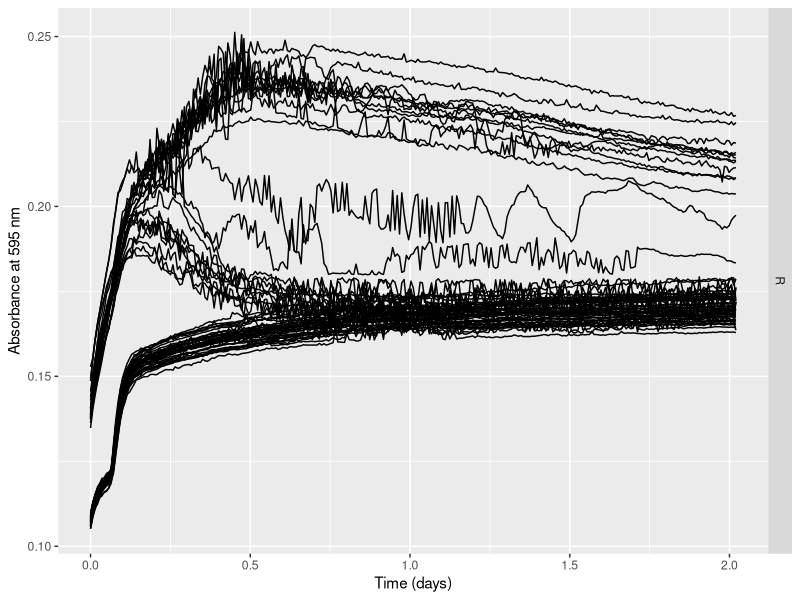
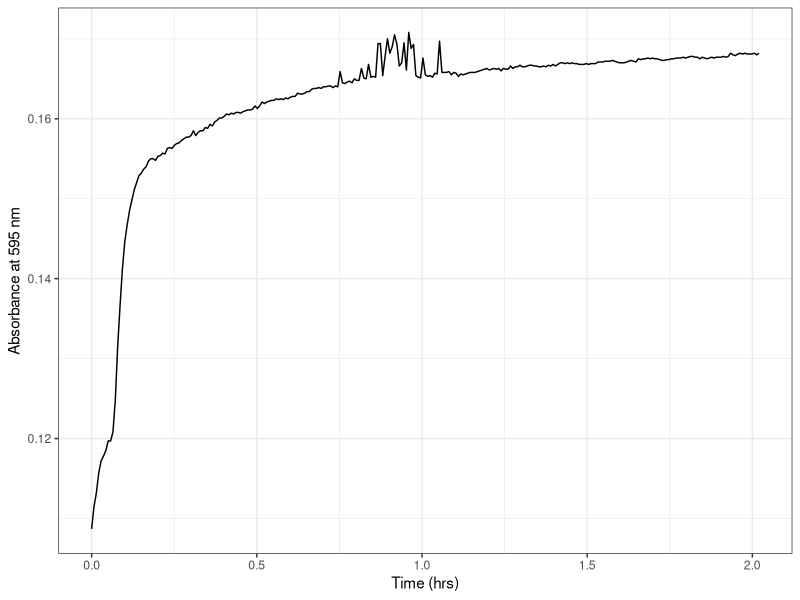
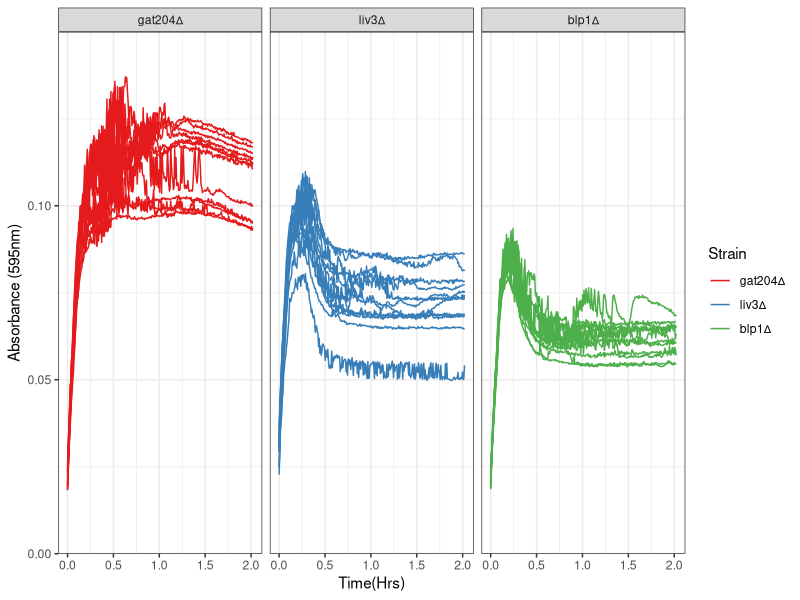
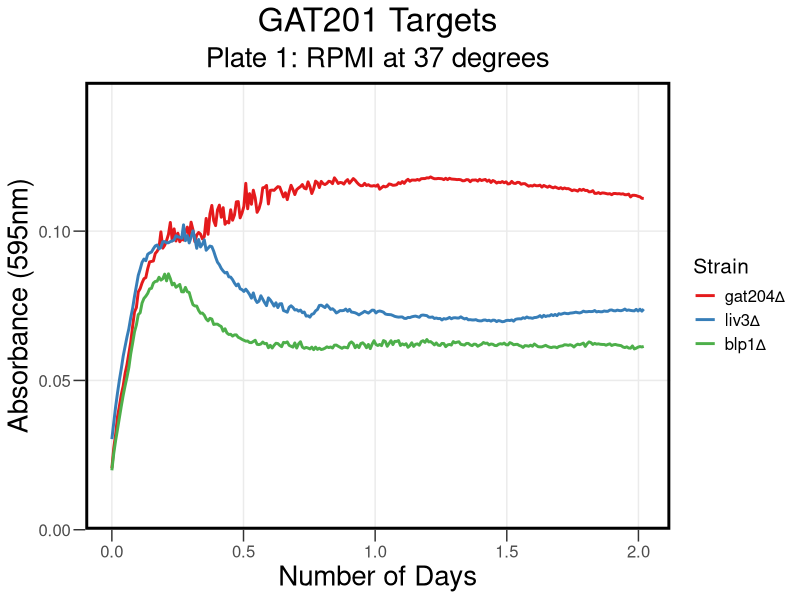
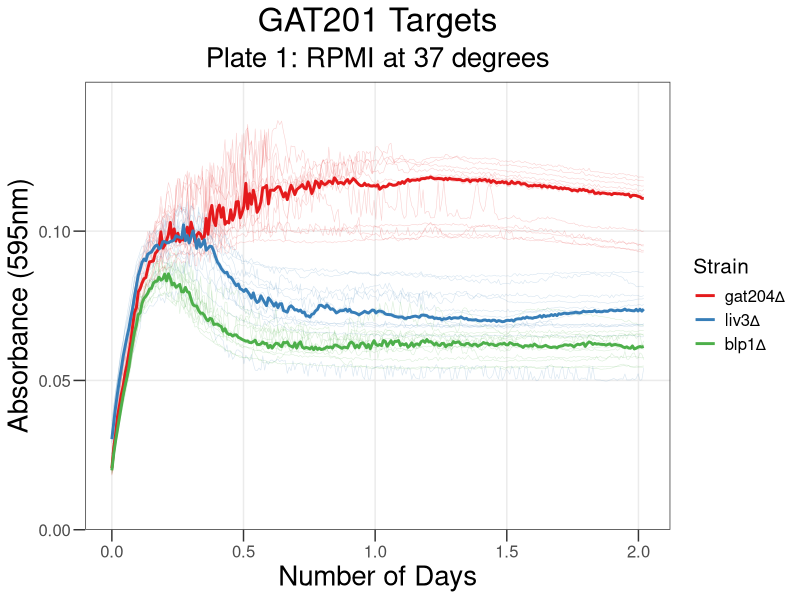
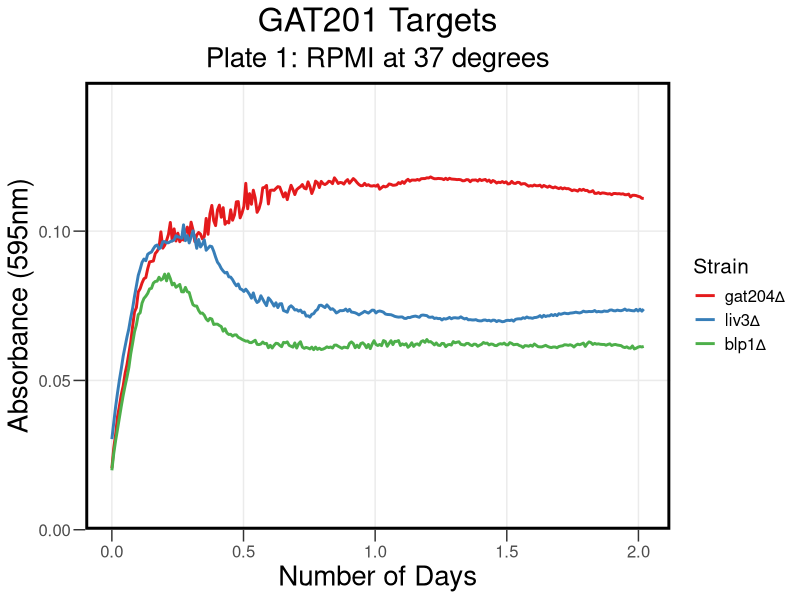
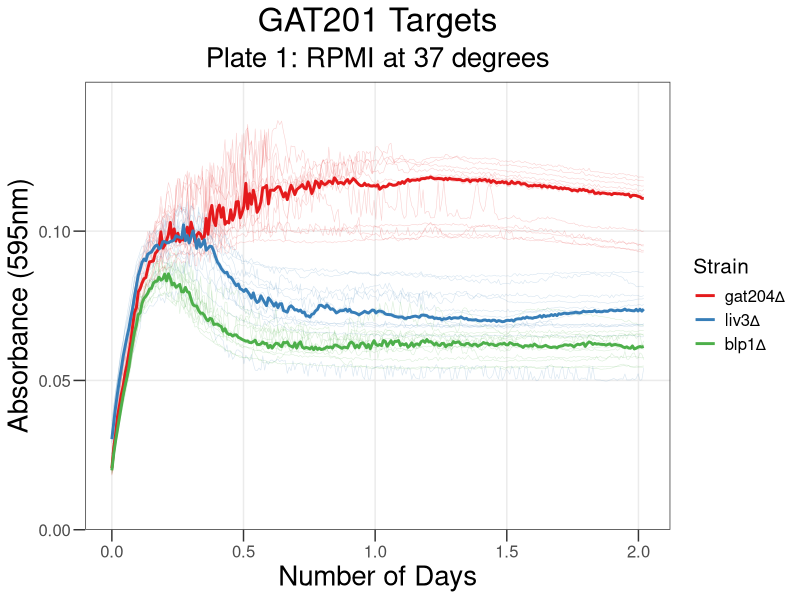

Source code (R) for these figures, in order:
## ---- chunk 1
knitr::opts_chunk$set(echo = TRUE , warning=FALSE, message=FALSE)
## ---- chunk 2

library("reshape2")
library(dplyr)
library(ggplot2)
library(tidyverse)
library(rmarkdown)
library(cowplot)
library(yaml)
library(knitr)
## ---- chunk 3

rawdata <- read.csv("../Input/20230308_RPMI_Gat201Targets_Plate1_csv.csv")

## ---- chunk 4

 rawdata_day<-mutate(rawdata, Time = Time/86400)

## ---- chunk 5

reshaped <- melt(rawdata_day, id=c("Time", "Temp"), 
                              variable.name="Well",
                              value.name="OD595")

summary(reshaped)
## ---- chunk 6

platemap <- 
  read.csv("../Input/20230308_RPMI_Gat201Targets_Plate1_setup.csv") %>%     
  dplyr::mutate(
    Strain = factor(Strain, 
                    levels = c("KN99 (WT)", "GAT201", "GAT204", "LIV3","BLP1"),
                    labels = c("WT", "gat201∆", "gat204∆", "liv3∆","blp1∆"))
  )

head(platemap, n=50)


## ---- chunk 7

annotated <- inner_join(reshaped, platemap, by="Well")
 
## ---- chunk 8

ggplot(data=filter(annotated, is.na(Strain)),
           aes(x=Time, y=OD595,  group = Well)) + 
       geom_line() + 
       facet_grid(Media ~ .) +
       labs(x="Time (days)", y="Absorbance at 595 nm")
## ---- chunk 9

ggplot(data=filter(annotated,Well=="H11"), 
       aes(x=Time, y=OD595, group = Well)) + 
 
       geom_line() + 
     theme_bw()+
     labs(x="Time (hrs)", y="Absorbance at 595 nm")

## ---- chunk 10

blank_OD_summary <- annotated %>%
  filter(is.na(Strain), Time < 1/24) %>%
  group_by(Media) %>%
  summarise(OD_median=median(OD595),
            OD_mean=mean(OD595),
            OD_max=max(OD595),
            OD_min=min(OD595))
print(blank_OD_summary)
## ---- chunk 11

normalisedOD <- annotated %>%
  left_join(blank_OD_summary, by="Media") %>%
  mutate(OD_corrected = OD595 - OD_median)

## ---- chunk 12

ggplot(data=normalisedOD %>%
                      filter( !is.na(Strain) ), 
                      aes(x=Time, y=OD_corrected, color=Strain, group = Well)) + 
       geom_line() + 
       scale_y_continuous(limits=c(0,0.15),expand=c(0,0))+
       facet_wrap(Strain ~ .)+
  
       labs(x = "Time(Hrs)",
            y = "Absorbance (595nm)") +
       theme(text = element_text(size = 20))+
       theme_bw()+
       scale_color_brewer(palette="Set1")
## ---- chunk 13

ggplot(data=normalisedOD %>%
         filter( !is.na(Strain) ), 
       aes(x=Time, y=OD_corrected, color=Strain)) + 
       
       stat_summary(fun = "median", geom = "line", size = 1) +
       scale_y_continuous(limits=c(0,0.15),expand=c(0,0), breaks = c(0, 0.05, 0.1)) +
     
  
       labs(x = "Number of Days",
            y = "Absorbance (595nm)",
            title = "GAT201 Targets", subtitle = "Plate 1: RPMI at 37 degrees") +
           
       theme_bw() +
       theme(text = element_text(size = 15))+
       theme(axis.title = element_text(size = 20))+
       theme(axis.ticks.length = unit(0.3, "cm"))+
       theme(title = element_text(size = 20))+
       theme(panel.grid.minor = element_blank())+
       theme(legend.title = element_text(size = 15))+
      theme(legend.background = element_rect(fill = "transparent", color=NA))+
  theme(legend.key = element_rect(fill = "transparent", color=NA))+
       theme (plot.background =  element_rect(fill = "transparent", color=NA), 
         panel.background = element_rect(fill = "transparent", color=NA),)+
      theme(panel.border = element_rect(linetype = "solid", colour = "black", size = 2))+
  theme(plot.title = element_text(hjust = 0.5), plot.subtitle = element_text(hjust = 0.5) )+
       scale_color_brewer(palette="Set1")
       
## ---- chunk 14

ggsave("../Results/AllSummaryPR1.png",width = 6.6,height=5)
## ---- chunk 15

ggplot(data=normalisedOD %>%
                     filter(Strain != ""), 
                      aes(x=Time, y=OD_corrected, color=Strain)) + 
       geom_line(aes(group = Well), size = 0.2, alpha = 0.2) + 
       stat_summary(fun = "median", geom = "line", size = 1) +
       scale_y_continuous(limits=c(0,0.15),expand=c(0,0), breaks = c(0, 0.05, 0.1)) +
   
       labs(x = "Number of Days",
            y = "Absorbance (595nm)",
            title = "GAT201 Targets", subtitle = "Plate 1: RPMI at 37 degrees") +
 
       theme_bw() +
       theme(text = element_text(size = 15))+
       theme(axis.title = element_text(size = 20)) +
  theme(axis.ticks.length = unit(0.3, "cm"))+
       theme(title = element_text(size = 20))+
    
       theme(legend.title = element_text(size = 15))+
  theme(panel.grid.minor = element_blank())+
   theme(plot.title = element_text(hjust = 0.5), plot.subtitle = element_text(hjust = 0.5) )+
  
       scale_color_brewer(palette="Set1")
## ---- chunk 16

ggsave("../Results/StatSummaryPlate1.png",width = 6.6,height=5)
